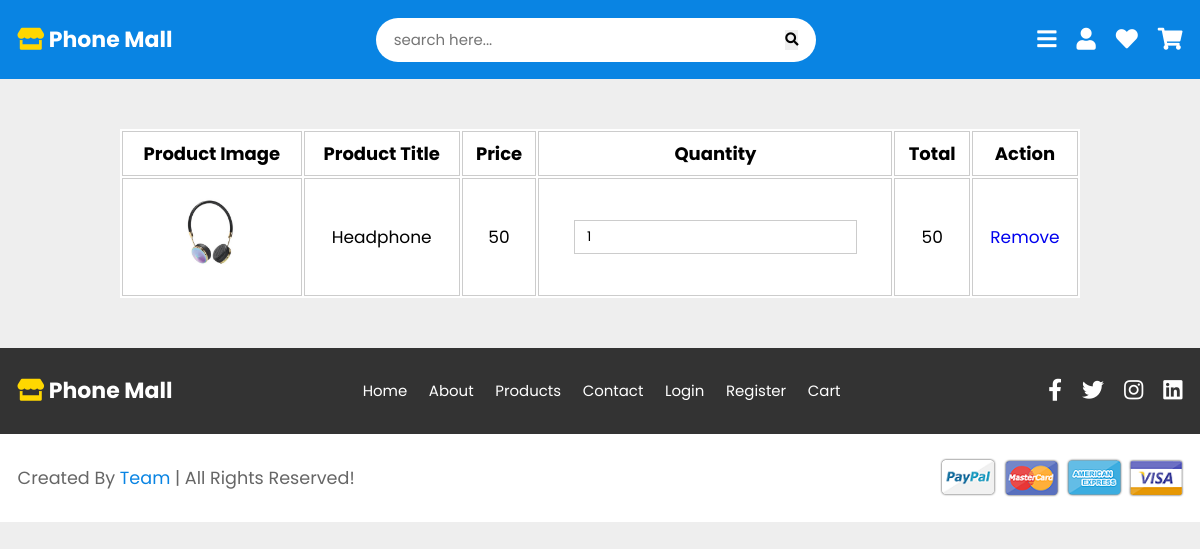
The app's page /cart.php with its own data.
### tables this page shows
CREATE TABLE `products` (
  `id` int(100) NOT NULL,
  `title` varchar(100) NOT NULL,
  `price` int(100) NOT NULL,
  `old-price` int(100) NOT NULL,
  `img` text NOT NULL,
  `img2` text NOT NULL
);

CREATE TABLE `cart` (
  `cart_id` int(100) NOT NULL,
  `product_id` int(100) NOT NULL,
  `qty` int(100) NOT NULL,
  `user_ip` int(100) NOT NULL
);

### cart.php (the view, shortened to what this page needs)
<?php
function showProductsToCart(){
    include("dbcon.php");
    $getProId="SELECT * FROM `cart`";
      $run=mysqli_query($con,  $getProId);
      if(mysqli_num_rows($run) < 1){
echo "<tr >
  <td colspan='6' style='font-size:2.4rem;padding:60px 0'>  Your Cart is Empty Please Shop Now!! <br> <br>  <a href='products.php' class='shop-btn' style='display:inline-block; background:#000; color:#fff; padding:12px 30px;'>Shop Now </a></td>
</tr>
    ";
      }
      else{
      while($record=mysqli_fetch_array($run)){
        $cart_id=$record['cart_id'];
        $pro_id=$record['product_id'];
        $qty=$record['qty'];
        $getProducts="SELECT * FROM `products` WHERE `id`='$pro_id'";
         $go=mysqli_query($con, $getProducts);
               while($data=mysqli_fetch_array($go)){
                $title=$data['title'];
               $price=$data['price'];
               $total= $price * $qty;
               $img01=$data['img'];
                    echo "        <tr>
            <td><img src='images/$img01' width='80' alt=''></td>
            <td>$title</td>
            <td>$price</td>
            <td><input type='text' name='' value='$qty'></td>
            <td>$total</td>
            <td> <a href='functions/del.php?pro=$cart_id'>Remove</a></td>
        </tr>";
    }
    }
}
}
?>
<!DOCTYPE html>
<html lang="en">
<head>
    <link rel="stylesheet" href="https://cdnjs.cloudflare.com/ajax/libs/font-awesome/5.15.4/css/all.min.css">
    <link rel="stylesheet" href="https://unpkg.com/swiper@7/swiper-bundle.min.css" />
    <link rel="stylesheet" href="css/style.css">
</head>
<body>
<header class="header">
    <a href="home.php" class="logo"> <i class="fas fa-store"></i> Phone Mall </a>
    <form action="showProducts.php" class="search-form" method="POST">
        <input type="search" name="search-product" id="search-box" placeholder="search here...">
        <button type="submit" name="searchPro"><i class="fas fa-search"></i></button>
    </form>
    <div class="icons">
        <div id="menu-btn" class="fas fa-bars"></div>
        <a href="login.php" class="fas fa-user"></a>
        <a href="#" class="fas fa-heart"></a>
        <a href="cart.php" class="fas fa-shopping-cart"></a>
    </div>
</header>
<div id="cart-container">
    <div id="cart-with-items">
 <table>
    <thead>
        <tr>
            <th>Product Image</th>
        <th>Product Title</th>
        <th>Price</th>
        <th>Quantity</th>
        <th>Total</th>
        <th>Action</th>
        </tr>
    </thead>
    <tbody>
         <?php
        echo showProductsToCart();
            ?>
    </tbody>
</table>
    </div>
<section class="quick-links">
    <a href="home.php" class="logo"> <i class="fas fa-store"></i> Phone Mall </a>
    <div class="links">
        <a href="home.php"> home </a>
        <a href="about.php"> about </a>
        <a href="products.php"> products </a>
        <a href="contact.php"> contact </a>
        <a href="login.php"> login </a>
        <a href="register.php"> register </a>
        <a href="cart.php"> cart </a>
    </div>
    <div class="share">
        <a href="#" class="fab fa-facebook-f"></a>
        <a href="#" class="fab fa-twitter"></a>
        <a href="#" class="fab fa-instagram"></a>
        <a href="#" class="fab fa-linkedin"></a>
    </div>
</section>
<section class="credit">
    <p> created by <span>Team</span> | all rights reserved! </p>
    <img src="images/card_img.png" alt="">
</section>
</body>
</html>

### css/style.css (style rules this page uses)
* { font-family: 'Poppins', sans-serif; margin: 0; padding: 0; -webkit-box-sizing: border-box; box-sizing: border-box; text-decoration: none; outline: none; border: none; text-transform: capitalize; -webkit-transition: all .2s linear; transition: all .2s linear; }
html { overflow-x: hidden; font-size: 62.5%; }
body { background: #eee; }
section { padding: 3rem 9%; }
.header { position: -webkit-sticky; position: sticky; top: 0; left: 0; right: 0; z-index: 1000; background: #0984e3; display: -webkit-box; display: -ms-flexbox; display: flex; -webkit-box-align: center; -ms-flex-align: center; align-items: center; -webkit-box-pack: justify; -ms-flex-pack: justify; justify-content: space-between; padding: 1rem 9%; }
.header .logo { font-size: 2.5rem; color: #fff; font-weight: bolder; }
.header .logo i { color: gold; }
.header .search-form { border-radius: 5rem; height: 5rem; width: 50rem; padding: 0 2rem; display: -webkit-box; display: -ms-flexbox; display: flex; -webkit-box-align: center; -ms-flex-align: center; align-items: center; background: #fff; }
.header .search-form input { width: 100%; padding-right: 1rem; font-size: 1.7rem; text-transform: none; color: #666; }
.header .icons a, .header .icons div { font-size: 2.5rem; margin-left: 2rem; color: #fff; cursor: pointer; }
.quick-links { display: -webkit-box; display: -ms-flexbox; display: flex; -webkit-box-align: center; -ms-flex-align: center; align-items: center; gap: 2rem; background: #333; -webkit-box-pack: justify; -ms-flex-pack: justify; justify-content: space-between; }
.quick-links .logo { font-size: 2.5rem; color: #fff; font-weight: bolder; }
.quick-links .logo i { color: gold; }
.quick-links .links a { margin: 0 1rem; font-size: 1.7rem; color: #fff; }
.quick-links .share a { font-size: 2.5rem; color: #fff; margin-left: 2rem; }
.credit { display: -webkit-box; display: -ms-flexbox; display: flex; -webkit-box-align: center; -ms-flex-align: center; align-items: center; gap: 2rem; background: #fff; -webkit-box-pack: justify; -ms-flex-pack: justify; justify-content: space-between; }
.credit p { font-size: 2rem; color: #666; }
.credit p span { color: #0984e3; }
.credit img { height: 4rem; -webkit-filter: drop-shadow(0 0 0.1rem #333); filter: drop-shadow(0 0 0.1rem #333); }
@media (max-width: 1200px) { html { font-size: 55%; } }
@media (max-width: 1200px) { .header { padding: 2rem; } }
@media (max-width: 1200px) { section { padding: 3rem 2rem; } }
#cart-with-items { margin: 50px 0; }
#cart-with-items table { width: 80%; background: #fff; margin: 0 auto; }
#cart-with-items table thead th { font-size: 18px; border: 1px solid #ccc; padding: 8px; }
#cart-with-items table tbody td { text-align: center; border: 1px solid #ccc; padding: 10px; font-size: 17px; }
#cart-with-items table tbody td input { border: 1px solid #ccc; padding: 6px 12px; }

### records on screen
cart: qty "1"
products: img (picture), title "Headphone", price "50"
